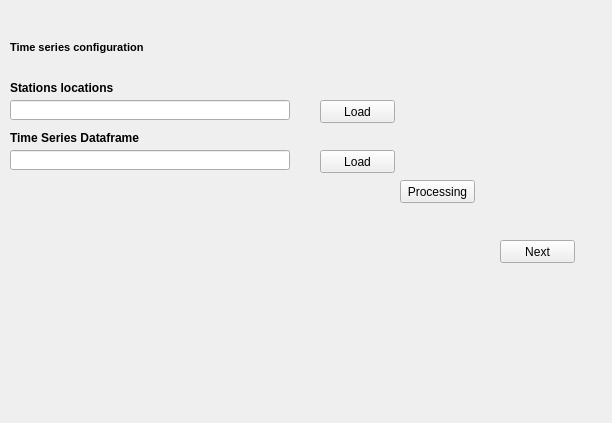
            <widget class="QWidget" name="page_4">
             <property name="geometry">
              <rect>
               <x>0</x>
               <y>0</y>
               <width>612</width>
               <height>423</height>
              </rect>
             </property>
             <attribute name="label">
              <string>Step 4 - Time Series</string>
             </attribute>
             <widget class="QPushButton" name="Button_Step_4">
              <property name="geometry">
               <rect>
                <x>500</x>
                <y>240</y>
                <width>75</width>
                <height>23</height>
               </rect>
              </property>
              <property name="text">
               <string>Next</string>
              </property>
             </widget>
             <widget class="QLabel" name="label_15">
              <property name="geometry">
               <rect>
                <x>10</x>
                <y>130</y>
                <width>161</width>
                <height>16</height>
               </rect>
              </property>
              <property name="text">
               <string>&lt;html&gt;&lt;head/&gt;&lt;body&gt;&lt;p&gt;&lt;span style=&quot; font-weight:600;&quot;&gt;Time Series Dataframe&lt;/span&gt;&lt;/p&gt;&lt;/body&gt;&lt;/html&gt;</string>
              </property>
             </widget>
             <widget class="QLineEdit" name="Path_excel_time_series">
              <property name="geometry">
               <rect>
                <x>10</x>
                <y>150</y>
                <width>280</width>
                <height>20</height>
               </rect>
              </property>
             </widget>
             <widget class="QLabel" name="label_16">
              <property name="geometry">
               <rect>
                <x>10</x>
                <y>40</y>
                <width>351</width>
                <height>16</height>
               </rect>
              </property>
              <property name="font">
               <font>
                <pointsize>8</pointsize>
                <weight>75</weight>
                <bold>true</bold>
               </font>
              </property>
              <property name="text">
               <string>&lt;html&gt;&lt;head/&gt;&lt;body&gt;&lt;p&gt;Time series configuration&lt;/p&gt;&lt;/body&gt;&lt;/html&gt;</string>
              </property>
             </widget>
             <widget class="QPushButton" name="Button_Load_Excel">
              <property name="geometry">
               <rect>
                <x>320</x>
                <y>150</y>
                <width>75</width>
                <height>23</height>
               </rect>
              </property>
              <property name="text">
               <string>Load</string>
              </property>
             </widget>
             <widget class="QPushButton" name="Button_Load_Stations">
              <property name="geometry">
               <rect>
                <x>320</x>
                <y>100</y>
                <width>75</width>
                <height>23</height>
               </rect>
              </property>
              <property name="text">
               <string>Load</string>
              </property>
             </widget>
             <widget class="QLineEdit" name="Path_Shp_Stations">
              <property name="geometry">
               <rect>
                <x>10</x>
                <y>100</y>
                <width>280</width>
                <height>20</height>
               </rect>
              </property>
             </widget>
             <widget class="QPushButton" name="Button_Run_Series">
              <property name="geometry">
               <rect>
                <x>400</x>
                <y>180</y>
                <width>75</width>
                <height>23</height>
               </rect>
              </property>
              <property name="text">
               <string>Processing</string>
              </property>
             </widget>
             <widget class="QLabel" name="label_17">
              <property name="geometry">
               <rect>
                <x>10</x>
                <y>80</y>
                <width>131</width>
                <height>16</height>
               </rect>
              </property>
              <property name="text">
               <string>&lt;html&gt;&lt;head/&gt;&lt;body&gt;&lt;p&gt;&lt;span style=&quot; font-weight:600;&quot;&gt;Stations locations&lt;/span&gt;&lt;/p&gt;&lt;/body&gt;&lt;/html&gt;</string>
              </property>
             </widget>
            </widget>
